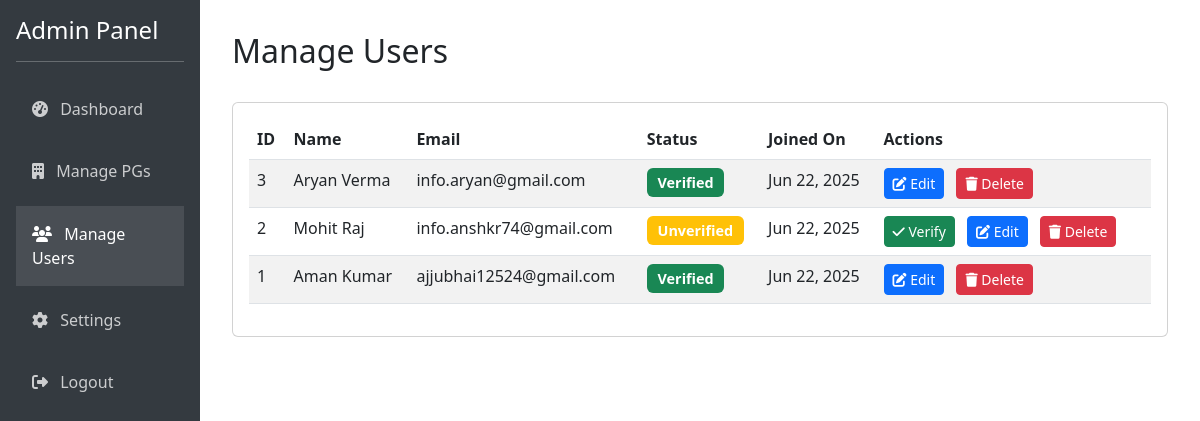
The app's page /admin_manage_users.php (signed in) with its own data.
### tables this page shows
CREATE TABLE IF NOT EXISTS `users` (
  `id` int NOT NULL AUTO_INCREMENT,
  `password` varchar(255) NOT NULL,
  `email` varchar(100) NOT NULL,
  `name` varchar(100) NOT NULL,
  `phone` varchar(20) DEFAULT NULL,
  `is_verified` tinyint(1) DEFAULT '0',
  `created_at` datetime DEFAULT CURRENT_TIMESTAMP,
  `profile_photo` varchar(255) DEFAULT NULL,
  PRIMARY KEY (`id`),
  UNIQUE KEY `email` (`email`)
);

### admin_manage_users.php (the view, shortened to what this page needs)
<?php
require_once "config.php";
$users = [];
$sql = "SELECT * FROM users ORDER BY created_at DESC";
$result = mysqli_query($conn, $sql);
while($row = mysqli_fetch_assoc($result)) {
    $users[] = $row;
}
?>
<!DOCTYPE html>
<html lang="en">
<head>
    <link rel="stylesheet" href="https://cdnjs.cloudflare.com/ajax/libs/bootstrap/5.3.0/css/bootstrap.min.css">
    <link rel="stylesheet" href="https://cdnjs.cloudflare.com/ajax/libs/font-awesome/6.4.0/css/all.min.css">
</head>
<body>
    <div class="container-fluid">
        <div class="row">
            <div class="col-md-3 col-lg-2 px-0 sidebar">
                <div class="p-3">
                    <h4>Admin Panel</h4>
                    <hr>
                    <ul class="nav flex-column">
                        <li class="nav-item">
                            <a class="nav-link" href="admin_dashboard.php">
                                <i class="fas fa-tachometer-alt"></i> Dashboard
                            </a>
                        </li>
                        <li class="nav-item">
                            <a class="nav-link" href="admin_manage_pgs.php">
                                <i class="fas fa-building"></i> Manage PGs
                            </a>
                        </li>
                        <li class="nav-item">
                            <a class="nav-link active" href="admin_manage_users.php">
                                <i class="fas fa-users"></i> Manage Users
                            </a>
                        </li>
                        <li class="nav-item">
                            <a class="nav-link" href="admin_settings.php">
                                <i class="fas fa-cog"></i> Settings
                            </a>
                        </li>
                        <li class="nav-item">
                            <a class="nav-link" href="admin_logout.php">
                                <i class="fas fa-sign-out-alt"></i> Logout
                            </a>
                        </li>
                    </ul>
                </div>
            </div>
            <div class="col-md-9 col-lg-10 main-content">
                <div class="d-flex justify-content-between align-items-center mb-4">
                    <h2>Manage Users</h2>
                </div>
                <div class="card">
                    <div class="card-body">
                        <div class="table-responsive">
                            <table class="table table-striped">
                                <thead>
                                    <tr>
                                        <th>ID</th>
                                        <th>Name</th>
                                        <th>Email</th>
                                        <th>Status</th>
                                        <th>Joined On</th>
                                        <th>Actions</th>
                                    </tr>
                                </thead>
                                <tbody>
                                    <?php foreach($users as $user): ?>
                                    <tr>
                                        <td><?php echo $user['id']; ?></td>
                                        <td><?php echo htmlspecialchars($user['name']); ?></td>
                                        <td><?php echo htmlspecialchars($user['email']); ?></td>
                                        <td>
                                            <?php if($user['is_verified']): ?>
                                                <span class="badge bg-success">Verified</span>
                                            <?php else: ?>
                                                <span class="badge bg-warning">Unverified</span>
                                            <?php endif; ?>
                                        </td>
                                        <td><?php echo date('M d, Y', strtotime($user['created_at'])); ?></td>
                                        <td class="action-buttons">
                                            <?php if(!$user['is_verified']): ?>
                                                <a href="admin_manage_users.php?verify=<?php echo $user['id']; ?>" class="btn btn-sm btn-success">
                                                    <i class="fas fa-check"></i> Verify
                                                </a>
                                            <?php endif; ?>
                                            <a href="admin_edit_user.php?id=<?php echo $user['id']; ?>" class="btn btn-sm btn-primary">
                                                <i class="fas fa-edit"></i> Edit
                                            </a>
                                            <a href="admin_manage_users.php?delete=<?php echo $user['id']; ?>" class="btn btn-sm btn-danger" onclick="return confirm('Are you sure you want to delete this user?')">
                                                <i class="fas fa-trash"></i> Delete
                                            </a>
                                        </td>
                                    </tr>
                                    <?php endforeach; ?>
                                </tbody>
                            </table>
                        </div>
                    </div>
                </div>
            </div>
        </div>
    </div>
</body>
</html>

### admin_manage_users.php (style rules this page uses)
.sidebar { min-height: 100vh; background: #343a40; color: white; }
.sidebar .nav-link { color: rgba(255,255,255,.75); padding: 1rem; margin: 0.2rem 0; }
.sidebar .nav-link.active { color: white; background: rgba(255,255,255,.1); }
.sidebar .nav-link i { margin-right: 0.5rem; }
.main-content { padding: 2rem; }
.action-buttons .btn { margin-right: 0.5rem; }
.badge { font-size: 0.9rem; padding: 0.5em 0.75em; }

### records on screen
users: id "3", name "Aryan Verma", email "info.aryan@gmail.com", is_verified "Verified", created_at "Jun 22, 2025"
users: id "2", name "Mohit Raj", email "info.anshkr74@gmail.com", is_verified "Unverified", created_at "Jun 22, 2025"
users: id "1", name "Aman Kumar", email "ajjubhai12524@gmail.com", is_verified "Verified", created_at "Jun 22, 2025"
